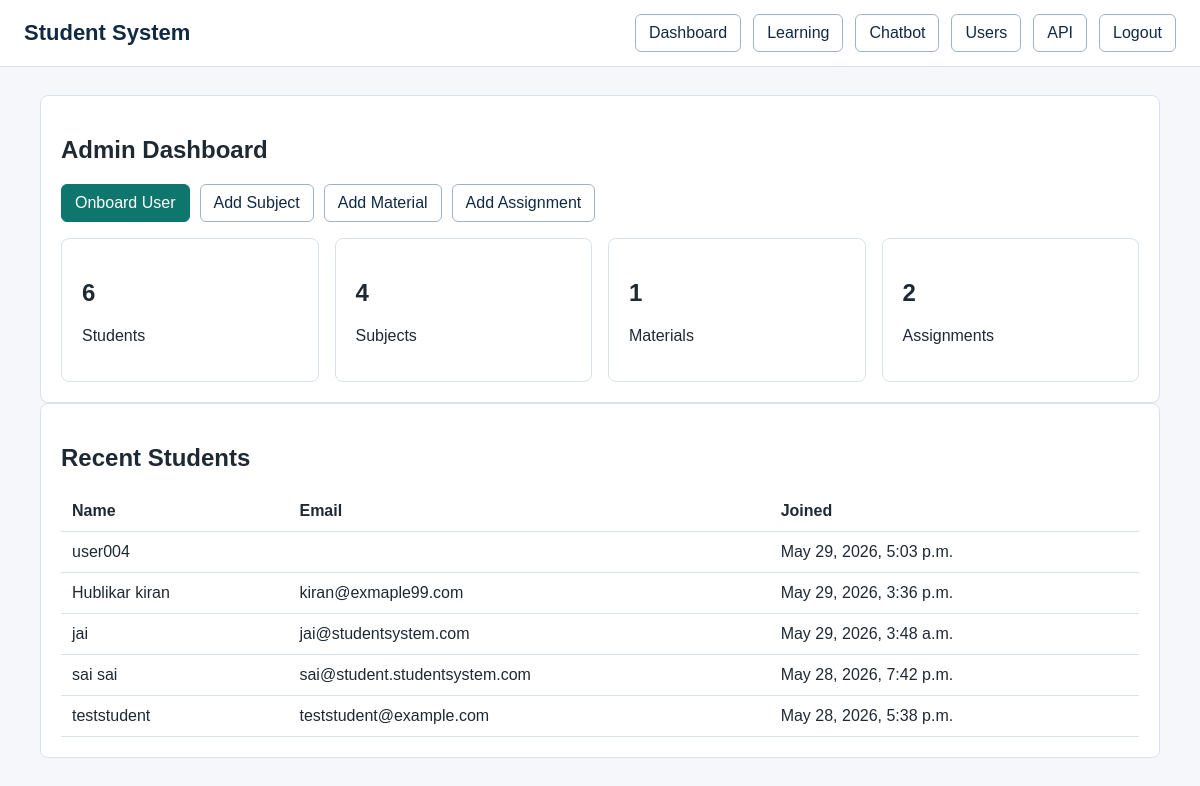
Page /accounts/dashboard/admin/ (signed in) on the committed database.
### accounts/models.py (models this page shows, shortened)
class User(AbstractUser):
    class Roles(models.TextChoices):
        SUPER_ADMIN = 'SUPER_ADMIN', 'Super Admin'
        STUDENT = 'STUDENT', 'Student'
        FACULTY = 'FACULTY', 'Faculty'
        ADMIN = 'ADMIN', 'Admin'
        PARENT = 'PARENT', 'Parent'
    email = models.EmailField(unique=True)
    role = models.CharField(
        max_length=30, choices=Roles.choices, default=Roles.STUDENT)
    phone_number = models.CharField(max_length=15, blank=True, null=True)
    profile_picture = models.ImageField(
        upload_to='profiles/', blank=True, null=True)
    is_verified = models.BooleanField(default=False)
    created_at = models.DateTimeField(auto_now_add=True)
    updated_at = models.DateTimeField(auto_now=True)
    def is_admin_role(self):
        return self.role in [self.Roles.ADMIN, self.Roles.SUPER_ADMIN] or self.is_superuser

### accounts/views.py (the view)
# urls.py: path("dashboard/admin/", views.admin_dashboard, name="admin_dashboard"),
@login_required
def admin_dashboard(request):
    if not request.user.is_admin_role():
        return redirect('accounts:student_dashboard')
    context = {
        'student_count': User.objects.filter(role=User.Roles.STUDENT).count(),
        'subject_count': Subject.objects.count(),
        'material_count': StudyMaterials.objects.count(),
        'assignment_count': Assignment.objects.count(),
        'recent_students': User.objects.filter(role=User.Roles.STUDENT).order_by('-created_at')[:5],
    }
    return render(request, 'accounts/admin_dashboard.html', context)

### templates/accounts/admin_dashboard.html (shortened to what this page needs)
{% extends 'includes/base.html' %}
{% block content %}
<section class="panel">
    <h1>Admin Dashboard</h1>
    <div class="actions">
        <a class="button primary" href="{% url 'accounts:user_create' %}">Onboard User</a>
        <a class="button" href="{% url 'learning:subject_create' %}">Add Subject</a>
        <a class="button" href="{% url 'learning:material_create' %}">Add Material</a>
        <a class="button" href="{% url 'learning:assignment_create' %}">Add Assignment</a>
    </div>
    <div class="grid">
        <div class="card"><h2>{{ student_count }}</h2><p>Students</p></div>
        <div class="card"><h2>{{ subject_count }}</h2><p>Subjects</p></div>
        <div class="card"><h2>{{ material_count }}</h2><p>Materials</p></div>
        <div class="card"><h2>{{ assignment_count }}</h2><p>Assignments</p></div>
    </div>
</section>
<section class="panel">
    <h2>Recent Students</h2>
    <div class="table-wrap">
        <table>
            <tr><th>Name</th><th>Email</th><th>Joined</th></tr>
            {% for student in recent_students %}
                <tr>
                    <td>{{ student.get_full_name|default:student.username }}</td>
                    <td>{{ student.email }}</td>
                    <td>{{ student.created_at }}</td>
                </tr>
            {% empty %}
                <tr><td colspan="3">No students yet.</td></tr>
            {% endfor %}
        </table>
    </div>
</section>
{% endblock %}

### static/css/style.css (style rules this page uses)
* { box-sizing: border-box; }
body { margin: 0; font-family: Arial, sans-serif; color: #1f2933; background: #f5f7fb; }
a { color: #155e75; text-decoration: none; }
.nav a, .button, button, input[type="submit"] { display: inline-block; padding: 9px 13px; border: 1px solid #9fb3c8; border-radius: 6px; background: #ffffff; color: #102a43; font: inherit; cursor: pointer; }
.button.primary, button.primary, input[type="submit"] { background: #0f766e; border-color: #0f766e; color: #ffffff; }
.panel, .card { background: #ffffff; border: 1px solid #d9e2ec; border-radius: 8px; padding: 20px; }
.grid { display: grid; grid-template-columns: repeat(auto-fit, minmax(210px, 1fr)); gap: 16px; }
.actions { display: flex; align-items: center; gap: 10px; flex-wrap: wrap; margin: 16px 0; }
.table-wrap { overflow-x: auto; }
table { width: 100%; border-collapse: collapse; background: #ffffff; }
th, td { padding: 11px; border-bottom: 1px solid #d9e2ec; text-align: left; vertical-align: top; }

### rows in the picture
User: get_full_name "user004", created_at "May 29, 2026, 5:03 p.m."
User: get_full_name "Hublikar kiran", email "kiran@exmaple99.com", created_at "May 29, 2026, 3:36 p.m."
User: get_full_name "jai", email "jai@studentsystem.com", created_at "May 29, 2026, 3:48 a.m."
User: get_full_name "sai sai", email "sai@student.studentsystem.com", created_at "May 28, 2026, 7:42 p.m."
User: get_full_name "teststudent", email "teststudent@example.com", created_at "May 28, 2026, 5:38 p.m."

### other values in the picture
{{ student_count }} "6"
{{ subject_count }} "4"
{{ material_count }} "1"
{{ assignment_count }} "2"
